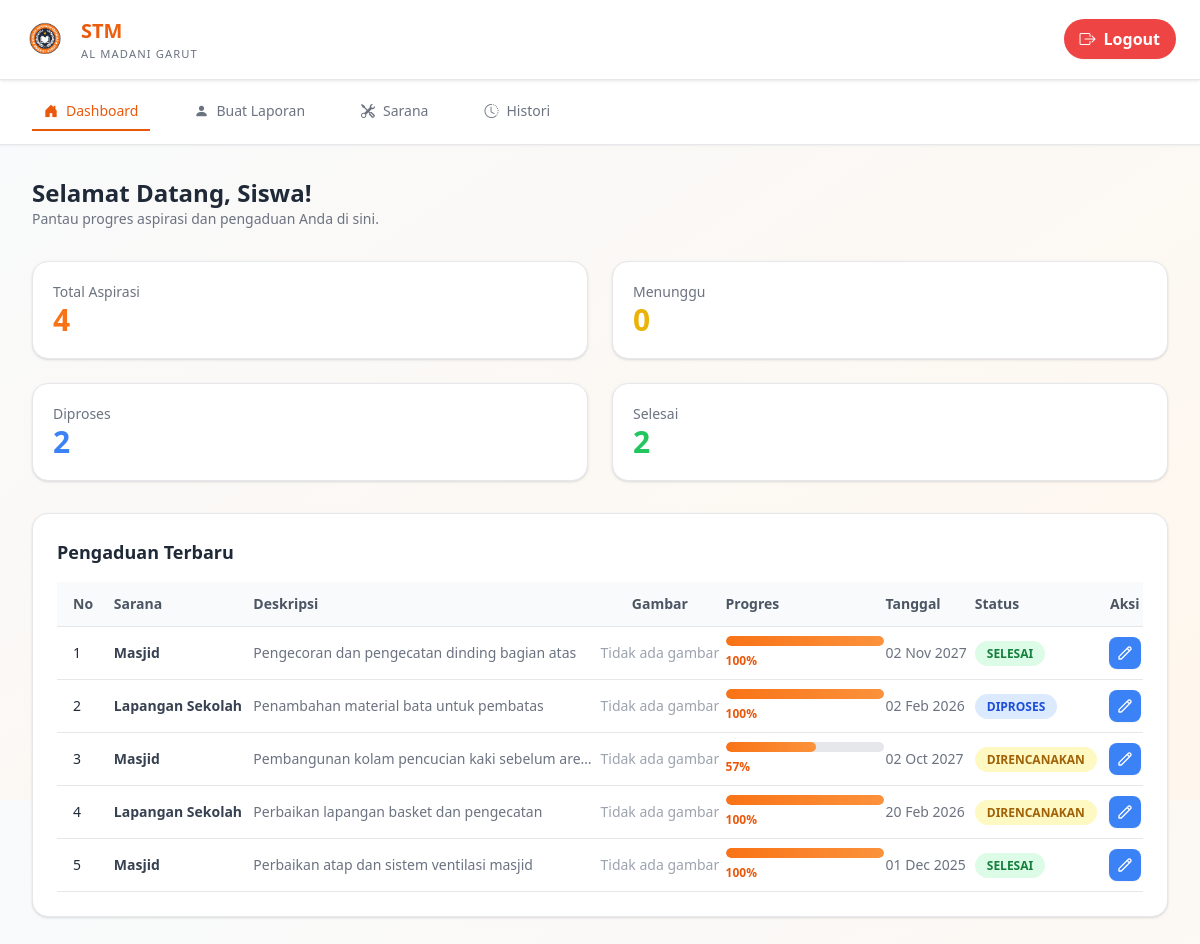
The app's page /siswa/dashboard.php (signed in) with its own data.
### tables this page shows
CREATE TABLE `data_aspirasi` (
  `id_aspirasi` int(11) NOT NULL,
  `sarana` varchar(100) NOT NULL,
  `deskripsi` text NOT NULL,
  `status` enum('direncanakan','diproses','selesai') DEFAULT 'direncanakan',
  `progress_persen` int(11) DEFAULT 0,
  `tanggal_mulai` date NOT NULL,
  `tanggal_selesai` date DEFAULT NULL,
  `created_at` timestamp NOT NULL DEFAULT current_timestamp(),
  `updated_at` timestamp NOT NULL DEFAULT current_timestamp() ON UPDATE current_timestamp()
);

### siswa/dashboard.php (the view, shortened to what this page needs)
<?php
include "../config/config.php";
function tableExists($conn, $tableName) {
    $tableName = mysqli_real_escape_string($conn, $tableName);
    $result = mysqli_query($conn, "SHOW TABLES LIKE '$tableName'");
    return $result && mysqli_num_rows($result) > 0;
}
$table = tableExists($koneksi, 'data_aspirasi') ? 'data_aspirasi' : 'progres_perbaikan';
$waitingStatus = ($table === 'data_aspirasi') ? 'menunggu' : 'direncanakan';
$menunggu = mysqli_fetch_assoc(mysqli_query($koneksi, "SELECT COUNT(*) AS total FROM $table WHERE status='$waitingStatus'"))['total'] ?? 0;
$diproses = mysqli_fetch_assoc(mysqli_query($koneksi, "SELECT COUNT(*) AS total FROM $table WHERE status='diproses'"))['total'] ?? 0;
$selesai = mysqli_fetch_assoc(mysqli_query($koneksi, "SELECT COUNT(*) AS total FROM $table WHERE status='selesai'"))['total'] ?? 0;
$total_data = $menunggu + $diproses + $selesai;
$dateField = ($table === 'data_aspirasi') ? 'created_at' : 'tanggal_mulai';
$idField = ($table === 'data_aspirasi') ? 'id_aspirasi' : 'id_progress';
$query = mysqli_query($koneksi, "SELECT * FROM $table ORDER BY $dateField DESC LIMIT 5");
?>
<!DOCTYPE html>
<html lang="id">
<head>
    <script src="https://cdn.tailwindcss.com"></script>
    <link rel="stylesheet" href="https://cdn.jsdelivr.net/npm/bootstrap-icons@1.11.0/font/bootstrap-icons.css">
</head>
<body class="bg-gradient-to-br from-slate-50 to-orange-50 text-gray-800">
<div class="top-header">
    <div class="top-header-content">
        <div class="top-header-logo">
            <img src="../img/logostm.png">
            <div class="top-header-brand">
                <span>STM</span>
                <small>AL MADANI GARUT</small>
            </div>
        </div>
        <a href="../auth/logout.php" class="inline-flex items-center gap-2 bg-red-500 hover:bg-red-600 text-white px-4 py-2 rounded-full font-semibold shadow-sm transition duration-200">
            <i class="bi bi-box-arrow-right"></i>
            Logout
        </a>
    </div>
</div>
<div class="bg-white border-b border-gray-200 shadow-sm">
    <div class="max-w-7xl mx-auto px-4 sm:px-6 lg:px-8">
        <div class="flex justify-between items-center h-16">
            <nav class="hidden md:flex space-x-8">
                <a href="dashboard.php" class="nav-item active flex items-center px-3 py-2 text-sm font-medium text-orange-600 border-b-2 border-orange-600">
                    <i class="bi bi-house-door-fill mr-2"></i>
                    Dashboard
                </a>
                <a href="tambahpengaduan.php" class="nav-item flex items-center px-3 py-2 text-sm font-medium text-gray-500 hover:text-orange-600 hover:border-orange-600 border-b-2 border-transparent transition">
                    <i class="bi bi-person-fill mr-2"></i>
                    Buat Laporan
                </a>
                <a href="sarana.php" class="nav-item flex items-center px-3 py-2 text-sm font-medium text-gray-500 hover:text-orange-600 hover:border-orange-600 border-b-2 border-transparent transition">
                    <i class="bi bi-tools mr-2"></i>
                    Sarana
                </a>
                <a href="histori-aspirasi.php" class="nav-item flex items-center px-3 py-2 text-sm font-medium text-gray-500 hover:text-orange-600 hover:border-orange-600 border-b-2 border-transparent transition">
                    <i class="bi bi-clock-history mr-2"></i>
                    Histori
                </a>
            </nav>
        </div>
    </div>
</div>
<div class="flex min-h-screen">
    <main class="flex-1 p-8 w-full">
        <div class="flex justify-between items-center mb-8">
            <div>
                <h1 class="text-2xl font-bold text-gray-800">Selamat Datang, Siswa!</h1>
                <p class="text-sm text-gray-500">Pantau progres aspirasi dan pengaduan Anda di sini.</p>
            </div>
        </div>
        <div class="grid grid-cols-1 md:grid-cols-2 xl:grid-cols-4 gap-6 mb-8">
            <div class="bg-white p-5 rounded-2xl shadow border hover:shadow-lg transition">
                <p class="text-sm text-gray-500">Total Aspirasi</p>
                <h2 class="text-3xl font-bold text-orange-500"><?= $total_data ?></h2>
            </div>
            <div class="bg-white p-5 rounded-2xl shadow border">
                <p class="text-sm text-gray-500">Menunggu</p>
                <h2 class="text-3xl font-bold text-yellow-500"><?= $menunggu ?></h2>
            </div>
            <div class="bg-white p-5 rounded-2xl shadow border">
                <p class="text-sm text-gray-500">Diproses</p>
                <h2 class="text-3xl font-bold text-blue-500"><?= $diproses ?></h2>
            </div>
            <div class="bg-white p-5 rounded-2xl shadow border">
                <p class="text-sm text-gray-500">Selesai</p>
                <h2 class="text-3xl font-bold text-green-500"><?= $selesai ?></h2>
            </div>
        </div>
        <div class="bg-white rounded-2xl shadow border p-6">
            <h2 class="text-lg font-semibold mb-4">Pengaduan Terbaru</h2>
            <div class="overflow-x-auto">
                <table class="w-full text-sm">
                    <thead class="bg-gray-50 text-gray-600">
                        <tr class="border-b">
                            <th class="py-3 px-4 text-left">No</th>
                            <th class="text-left">Sarana</th>
                            <th class="text-left">Deskripsi</th>
                            <th class="text-center">Gambar</th>
                            <th class="text-left">Progres</th>
                            <th class="text-left">Tanggal</th>
                            <th class="text-left">Status</th>
                            <th class="text-center">Aksi</th>
                        </tr>
                    </thead>
                    <tbody>
                        <?php $no = 1; while ($row = mysqli_fetch_assoc($query)) : ?>
                        <tr class="border-b hover:bg-orange-50 transition">
                            <td class="py-4 px-4"><?= $no++ ?></td>
                            <td class="font-bold text-gray-700"><?= htmlspecialchars($row['sarana'] ?? '-') ?></td>
                            <td class="text-gray-500 max-w-xs truncate"><?= htmlspecialchars($row['deskripsi'] ?? '-') ?></td>
                            <td class="text-center py-4">
                                <?php if (!empty($row['gambar'])): ?>
                                    <img src="../img/<?= htmlspecialchars($row['gambar']) ?>" alt="Gambar" class="w-16 h-16 object-cover rounded-lg cursor-pointer hover:opacity-75 transition" onclick="window.open('../img/<?= htmlspecialchars($row['gambar']) ?>', '_blank')">
                                <?php else: ?>
                                    <span class="text-gray-400 text-sm">Tidak ada gambar</span>
                                <?php endif; ?>
                            </td>
                            <td class="w-40">
                                <div class="w-full bg-gray-200 rounded-full h-2.5 mb-1 overflow-hidden">
                                    <div class="h-full rounded-full transition-all duration-700"
                                         style="width: <?= $row['progress_persen'] ?? 0 ?>%;
                                                background: linear-gradient(90deg, #f97316, #fb923c);">
                                    </div>
                                </div>
                                <span class="text-xs font-semibold text-orange-600"><?= $row['progress_persen'] ?? 0 ?>%</span>
                            </td>
                            <td class="text-gray-500">
                                <?= date('d M Y', strtotime($row['tanggal_mulai'] ?? $row['created_at'] ?? 'now')) ?>
                            </td>
                            <td>
                                <?php
                                $status = $row['status'] ?? '';
                                if ($status == 'direncanakan' || $status == 'menunggu') {
                                    $warna = "bg-yellow-100 text-yellow-700";
                                } elseif ($status == 'diproses') {
                                    $warna = "bg-blue-100 text-blue-700";
                                } else {
                                    $warna = "bg-green-100 text-green-700";
                                }
                                ?>
                                <span class="px-3 py-1 rounded-full text-xs font-bold uppercase <?= $warna ?>">
                                    <?= ucfirst($status) ?>
                                </span>
                            </td>
                            <td class="text-center">
                                <div class="flex justify-center gap-2">
                                    <a href="edit-aspirasi.php?id=<?= $row[$idField] ?>"
                                       class="p-2 bg-blue-500 text-white rounded-lg hover:bg-blue-600 transition shadow-sm">
                                        <svg xmlns="http://www.w3.org/2000/svg" class="h-4 w-4" fill="none" viewBox="0 0 24 24" stroke="currentColor">
                                            <path stroke-linecap="round" stroke-linejoin="round" stroke-width="2" d="M15.232 5.232l3.536 3.536m-2.036-5.036a2.5 2.5 0 113.536 3.536L6.5 21.036H3v-3.572L16.732 3.732z" />
                                        </svg>
                                    </a>
                                </div>
                            </td>
                        </tr>
                        <?php endwhile; ?>
                    </tbody>
                </table>
            </div>
        </div>
    </main>
</div>
</body>
</html>

### siswa/dashboard.php (style rules this page uses)
body { background: linear-gradient(135deg, #f8fafc, #fff7ed); }
.top-header { background: white; border-bottom: 1px solid #e5e7eb; padding: 1rem 0; box-shadow: 0 1px 3px rgba(0,0,0,0.1); position: sticky; top: 0; z-index: 40; }
.top-header-content { display: flex; justify-content: space-between; align-items: center; padding: 0 1.5rem; }
.top-header-logo { display: flex; align-items: center; gap: 0.75rem; }
.top-header-logo img { height: 45px; }
.top-header-brand { display: flex; flex-direction: column; }
.top-header-brand span { font-weight: 700; background: linear-gradient(to right, #ea580c, #f97316); -webkit-background-clip: text; -webkit-text-fill-color: transparent; background-clip: text; font-size: 1.25rem; }
.top-header-brand small { color: #6b7280; font-size: 0.7rem; font-weight: 500; letter-spacing: 0.1em; text-transform: uppercase; }
.nav-item { transition: all 0.2s ease; }

### records on screen
data_aspirasi: sarana "Masjid", deskripsi "Pengecoran dan pengecatan dinding bagian atas", progress_persen "100", tanggal_mulai "02 Nov 2027", status "SELESAI"
data_aspirasi: sarana "Lapangan Sekolah", deskripsi "Penambahan material bata untuk pembatas", progress_persen "100", tanggal_mulai "02 Feb 2026", status "DIPROSES"
data_aspirasi: sarana "Masjid", deskripsi "Pembangunan kolam pencucian kaki sebelum are…", progress_persen "57", tanggal_mulai "02 Oct 2027", status "DIRENCANAKAN"
data_aspirasi: sarana "Lapangan Sekolah", deskripsi "Perbaikan lapangan basket dan pengecatan", progress_persen "100", tanggal_mulai "20 Feb 2026", status "DIRENCANAKAN"
data_aspirasi: sarana "Masjid", deskripsi "Perbaikan atap dan sistem ventilasi masjid", progress_persen "100", tanggal_mulai "01 Dec 2025", status "SELESAI"

### other values on screen
$total_data "4"
$menunggu "0"
$diproses "2"
$selesai "2"
